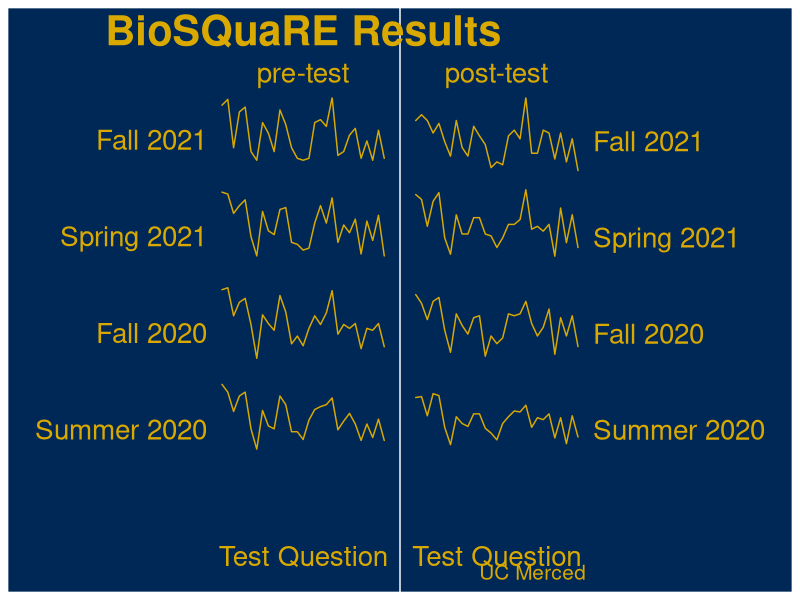

Source code (R):
## ---- chunk 1
library("ggridges")
library("patchwork")
library("tidyverse")
## ---- chunk 2
# load data
df <- readr::read_csv("BioSQuaRE_data.csv")
## ---- chunk 3
# wrangling
df$term <- factor(df$term,
                  levels = c("Summer 2020","Fall 2020",
                             "Spring 2021", "Fall 2021"))

df_pre <- df |> filter(iter == "pre-test")
df_post <- df |> filter(iter == "post-test")
## ---- chunk 4
plot_pre <- df_pre |>
  ggplot(aes(x = Item, y = term, height = UCMer, group = term)) +
  geom_ridgeline(color = "#DAA900", fill = "#002856") +
  labs(title = "BioSQuaRE Results",
       subtitle = "pre-test",
       caption = "",
       x = "Test Question",
       y = "") +
  theme(
    axis.title.x = element_text(size = 20, color = "#DAA900",
                               vjust = -1.25),
    axis.text.x = element_blank(),
    axis.text.y = element_text(size = 20, color = "#DAA900",
                               vjust = -1.25),
    axis.ticks = element_blank(),
    panel.background = element_rect(fill = "#002856"),
    panel.grid.major = element_blank(),
    panel.grid.minor = element_blank(),
    plot.background = element_rect(fill = "#002856"),
    plot.title = element_text(face = "bold", size = 30,
                              color = "#DAA900", hjust = 0.5),
    plot.subtitle = element_text(size = 20,
                              color = "#DAA900", hjust = 0.5)
  )
## ---- chunk 5
plot_post <- df_post |>
  ggplot(aes(x = Item, y = term, height = UCMer, group = term)) +
  geom_ridgeline(color = "#DAA900", fill = "#002856") +
  labs(title = "",
       subtitle = "post-test",
       caption = "UC Merced",
       x = "Test Question",
       y = "") +
  scale_y_discrete(position = "right") +
  theme(
    axis.title.x = element_text(size = 20, color = "#DAA900",
                               vjust = -1.25),
    axis.text.x = element_blank(),
    axis.text.y = element_text(size = 20, color = "#DAA900",
                               vjust = -1.25),
    axis.ticks = element_blank(),
    panel.background = element_rect(fill = "#002856"),
    panel.grid.major = element_blank(),
    panel.grid.minor = element_blank(),
    plot.background = element_rect(fill = "#002856"),
    plot.title = element_text(face = "bold", size = 30,
                              color = "#DAA900", hjust = 0.5),
    plot.subtitle = element_text(size = 20,
                              color = "#DAA900", hjust = 0.5),
    plot.caption = element_text(size = 15,
                              color = "#DAA900", hjust = 1.0)
  )
## ---- chunk 6
# patchwork
plot_pre + plot_post
